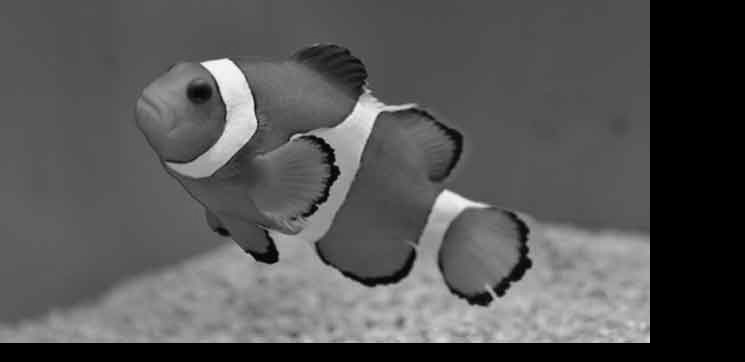
%> input picture a1/image1.png, 745 x 362 px
$ octave hybrid_image.m   (GNU Octave 9; MATLAB toolbox functions it lacks are replaced by stand-ins)
%> lines starting %> are read from the running program, lines starting %| are printed output that depends on the picture
%> further down, im1 is the input picture: size 362x745 uint8; min 0, max 251, mean 85.3
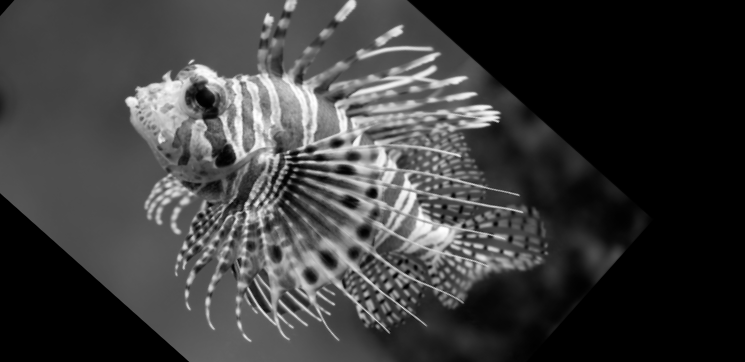
%> input picture a1/image2.png, 745 x 362 px
%> further down, im2 is the input picture: size 362x745 uint8; min 0, max 255, mean 60.4
### a1/hybridImage.m
function im12 = hybridImage(im1, im2, cutoff_low, cutoff_high)
%> called with cutoff_low = 0.02, cutoff_high = 0.04
    sigmaL = 10000; %1 / (2*pi*cutoff_low);
    sigmaH = 1000; %1 / (2*pi*cutoff_high);
    kernelsize = 100;
    im1 = im2double(im1);
%> im1: size 362x745 double
    im2 = im2double(im2);
%> im2: size 362x745 double
    im1filt = LPF(im1, sigmaL, kernelsize);
    im2filt = HPF(im2, sigmaH, kernelsize);
%> in HPF, `filtered = image - LPF(image, sigma, kernelsize);`:
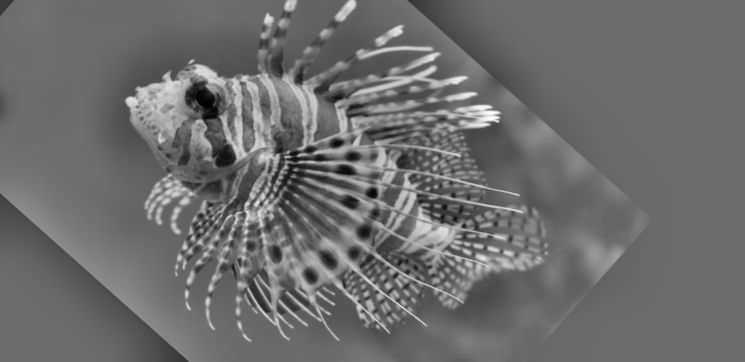
%> filtered: size 362x745 double; min -0.528, max 0.699, mean 0.000181; drawn with min black and max white
    im12 = (im1 + im2) / 2;
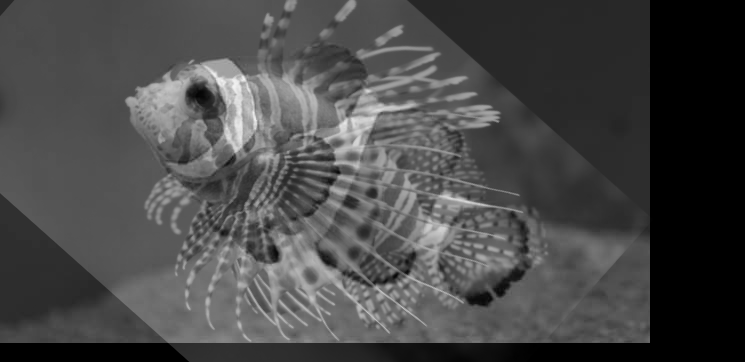
%> im12: size 362x745 double; min 0, max 0.949, mean 0.286
    figure, montage({im1, im1filt, im2, im2filt}, 'size', [2, 2]);
%> after `montage({im1, im1filt, im2, im2filt}, 'size', [2, 2])`:
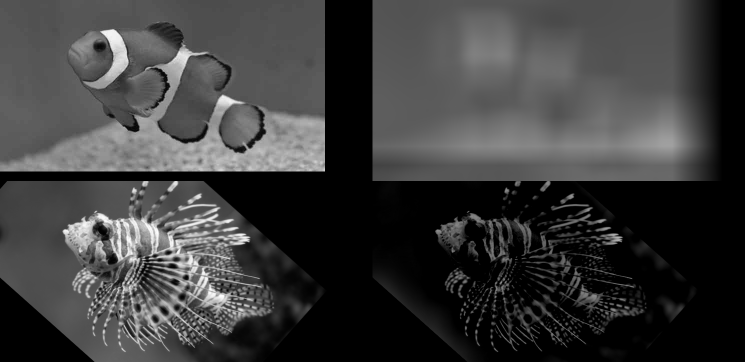
%> displayed picture: size 724x1490, on the screen's scale of 0 to 255 (shown at 1/2 size); min 0, max 255, mean 60.2
    figure, montage({im1, im2, im12});
%> after `montage({im1, im2, im12})`:
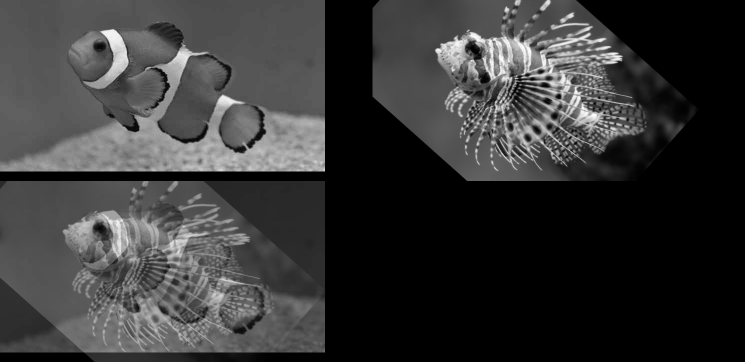
%> displayed picture: size 724x1490, on the screen's scale of 0 to 255 (shown at 1/2 size); min 0, max 255, mean 54.7

end

### a1/LPF.m
function filtered = LPF(image, sigma, kernelsize)
    image = im2double(image);
    g = fspecial('gaussian', kernelsize, sigma);
    filtered = imfilter(image, g, 'symmetric');
end

### a1/HPF.m
function filtered = HPF(image, sigma, kernelsize)
   filtered = image - LPF(image, sigma, kernelsize);

end

### a1/subsampleImage.m
function sub_img = subsampleImage(image, subs, sigma)
%> called with subs = 8, sigma = 3

    % LPF smoothing
    if sigma > 0
        image = LPF(image, sigma, max(5, round(3.5*sigma)));
%> call 3 of LPF, with sigma = 3, kernelsize = 11
%> in LPF (call 3), `filtered = imfilter(image, g, 'symmetric');`:
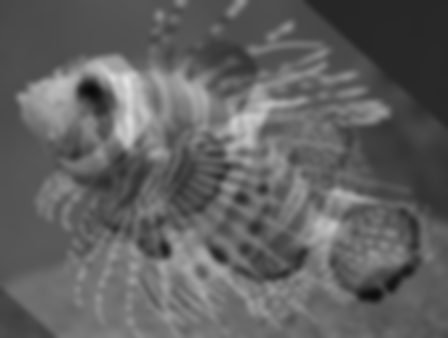
%> filtered: size 338x448 double; min 0.0403, max 0.888, mean 0.382
    end

    % subsampling
    sub_img = image(1:subs:end, 1:subs:end, :);
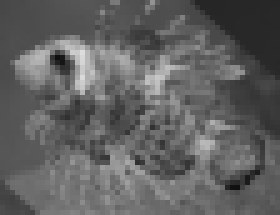
%> sub_img: size 43x56 double (shown 5 times larger); min 0.0606, max 0.869, mean 0.382

end

### a1/hybrid_image.m
close all; clear;

% read the aligned images
im1 = imread('image1.png');
im2 = imread('image2.png');

% generate the hybrid images
cutoff_low = 0.02;
cutoff_high = 0.04;
im12 = hybridImage(im1, im2, cutoff_low, cutoff_high);

% crop the image
x = [110;557];
y = [5;342];
im12 = im12(min(y):max(y), min(x):max(x), :);

% resize
im12_small = subsampleImage(im12, 8, 3);
figure, %montage({im12, im12_small});
subplot(1,2,1), imshow(im12); title('Hybrid Image (Lion Fish)');
subplot(1,2,2), imshow(im12_small); title('Resized Image (Nemo)');
